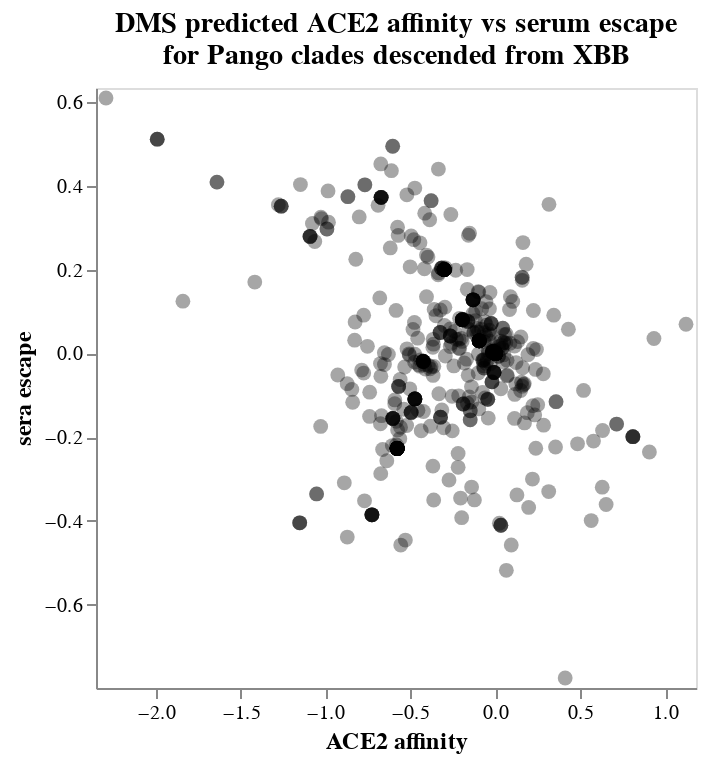

Notebook cell for this chart:
### Markdown cell above
## Pango clade affinity versus escape scatter plot

### Code cell
pango_scatter_df = (
    pango_dms_df
    .pivot_table(
        index=[
            c
            for c in pango_dms_df
            if c not in {"DMS_phenotype", "phenotype", "phenotype_RBD_only", "phenotype_nonRBD_only"}
        ],
        values="phenotype",
        columns="DMS_phenotype",
    )
    .reset_index()
    .rename(columns={f"muts_from_{dms_clade}_missing_data": "muts_missing_data"})
    .rename(columns=col_renames)
)

pango_scatter_df

pango_scatter_chart = (
    alt.Chart(pango_scatter_df)
    .encode(
        x=alt.X(
            "ACE2 affinity",
            axis=alt.Axis(titleFontSize=12),
            scale=alt.Scale(nice=False, padding=5),
        ),
        y=alt.Y(
            "sera escape",
            axis=alt.Axis(titleFontSize=12),
            scale=alt.Scale(nice=False, padding=5),
        ),
        tooltip=[
            alt.Tooltip(c, title=col_renames_rev[c] if c in col_renames_rev else c)
            for c in pango_scatter_df.columns
        ],
        opacity=alt.condition(clade_selection, alt.value(1), alt.value(0.35)),
        size=alt.condition(clade_selection, alt.value(100), alt.value(55)),
        strokeWidth=alt.condition(clade_selection, alt.value(2), alt.value(0)),
    )
    .mark_circle(stroke="red", color="black")
    .add_params(clade_selection)
    .configure_axis(grid=False)
    .properties(        
        title=alt.TitleParams(
            [
                "DMS predicted ACE2 affinity vs serum escape",
                f"for Pango clades descended from {starting_clade}"
            ],
            anchor="middle",
            fontSize=14,
            dy=-5,
        ),
    )
    .properties(width=300, height=300)
)

print(f"Saving chart to {pango_affinity_vs_escape_html}")
pango_scatter_chart.save(pango_affinity_vs_escape_html)

pango_scatter_chart

### Figure 1 — Vega-Lite specification as saved in the notebook (floating-point values rounded to 4 significant figures; data arrays with more than 128 entries replaced by an {"elided": "..."} marker saying what was removed)
{"config": {"view": {"continuousWidth": 300, "continuousHeight": 300}, "axis": {"grid": false}}, "data": {"name": "data-eb06e44364898a339c9515e4cf573663"}, "mark": {"type": "circle", "color": "black", "stroke": "red"}, "encoding": {"opacity": {"condition": {"param": "param_1", "value": 1, "empty": false}, "value": 0.35}, "size": {"condition": {"param": "param_1", "value": 100, "empty": false}, "value": 55}, "strokeWidth": {"condition": {"param": "param_1", "value": 2, "empty": false}, "value": 0}, "tooltip": [{"field": "clade", "title": "clade", "type": "nominal"}, {"field": "date", "title": "date", "type": "temporal"}, {"field": "n_child_clades", "title": "n_child_clades", "type": "quantitative"}, {"field": "muts_from_XBB", "title": "muts_from_XBB", "type": "nominal"}, {"field": "muts_from_XBB_1_5", "title": "muts_from_XBB.1.5", "type": "nominal"}, {"field": "muts_missing_data", "title": "muts_missing_data", "type": "nominal"}, {"field": "ACE2 affinity", "title": "ACE2 affinity", "type": "quantitative"}, {"field": "cell entry", "title": "cell entry", "type": "quantitative"}, {"field": "sera escape", "title": "sera escape", "type": "quantitative"}], "x": {"axis": {"titleFontSize": 12}, "field": "ACE2 affinity", "scale": {"nice": false, "padding": 5}, "type": "quantitative"}, "y": {"axis": {"titleFontSize": 12}, "field": "sera escape", "scale": {"nice": false, "padding": 5}, "type": "quantitative"}}, "height": 300, "params": [{"name": "param_1", "select": {"type": "point", "fields": ["clade"], "on": "mouseover"}}], "title": {"text": ["DMS predicted ACE2 affinity vs serum escape", "for Pango clades descended from XBB"], "anchor": "middle", "dy": -5, "fontSize": 14}, "width": 300, "$schema": "https://vega.github.io/schema/vega-lite/v5.8.0.json", "datasets": {"data-eb06e44364898a339c9515e4cf573663": {"elided": "644 records"}}}
